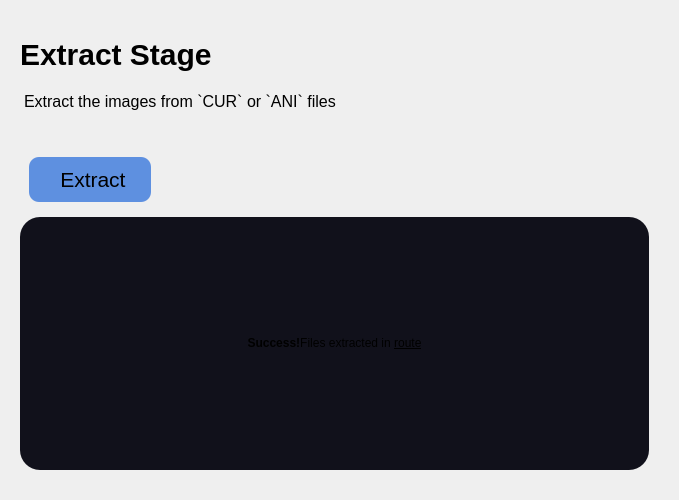
<?xml version="1.0" encoding="UTF-8"?>
<ui version="4.0">
 <class>ExtractStageScreen</class>
 <widget class="QWidget" name="ExtractStageScreen">
  <property name="geometry">
   <rect>
    <x>0</x>
    <y>0</y>
    <width>679</width>
    <height>500</height>
   </rect>
  </property>
  <property name="windowTitle">
   <string>Form</string>
  </property>
  <layout class="QHBoxLayout" name="horizontalLayout">
   <property name="spacing">
    <number>0</number>
   </property>
   <property name="leftMargin">
    <number>0</number>
   </property>
   <property name="topMargin">
    <number>0</number>
   </property>
   <property name="rightMargin">
    <number>0</number>
   </property>
   <property name="bottomMargin">
    <number>0</number>
   </property>
   <item>
    <widget class="QWidget" name="Container" native="true">
     <layout class="QVBoxLayout" name="verticalLayout" stretch="1,1,1,4">
      <property name="leftMargin">
       <number>20</number>
      </property>
      <property name="rightMargin">
       <number>30</number>
      </property>
      <property name="bottomMargin">
       <number>30</number>
      </property>
      <item>
       <widget class="QLabel" name="label">
        <property name="styleSheet">
         <string notr="true">QLabel{
	font-size: 30px;
	font-weight: bold;
}</string>
        </property>
        <property name="text">
         <string>Extract Stage</string>
        </property>
        <property name="alignment">
         <set>Qt::AlignmentFlag::AlignBottom|Qt::AlignmentFlag::AlignLeading|Qt::AlignmentFlag::AlignLeft</set>
        </property>
       </widget>
      </item>
      <item>
       <widget class="QLabel" name="label_2">
        <property name="styleSheet">
         <string notr="true">QLabel{
	padding-top: 10px;
	font-size: 16px;
}</string>
        </property>
        <property name="text">
         <string>Extract the images from `CUR` or `ANI` files</string>
        </property>
        <property name="textFormat">
         <enum>Qt::TextFormat::MarkdownText</enum>
        </property>
        <property name="alignment">
         <set>Qt::AlignmentFlag::AlignLeading|Qt::AlignmentFlag::AlignLeft|Qt::AlignmentFlag::AlignTop</set>
        </property>
       </widget>
      </item>
      <item>
       <widget class="QWidget" name="widget" native="true">
        <layout class="QHBoxLayout" name="horizontalLayout_2" stretch="2,2,5">
         <property name="topMargin">
          <number>0</number>
         </property>
         <property name="bottomMargin">
          <number>0</number>
         </property>
         <item>
          <widget class="QPushButton" name="ExtractButton">
           <property name="sizePolicy">
            <sizepolicy hsizetype="Maximum" vsizetype="Maximum">
             <horstretch>0</horstretch>
             <verstretch>0</verstretch>
            </sizepolicy>
           </property>
           <property name="styleSheet">
            <string notr="true">QPushButton#ExtractButton{
	background-color: rgb(94, 144, 224);
	font-size: 16pt;
	border-radius:10px;
	padding: 10px 25px 10px 25px;
}
QPushButton#ExtractButton:hover{
	background-color: rgb(146, 181, 237);
}
QPushButton#ExtractButton:pressed{
	background-color: rgb(43, 78, 134)
}
QPushButton#ExtractButton:disabled{
	color: #ffffff;
	background-color: rgb(43, 78, 134);
}</string>
           </property>
           <property name="text">
            <string> Extract</string>
           </property>
           <property name="icon">
            <iconset resource="../../../assets/assets.qrc">
             <normaloff>:/icons/scan:white</normaloff>:/icons/scan:white</iconset>
           </property>
          </widget>
         </item>
         <item>
          <widget class="QLabel" name="CountCursorLabel">
           <property name="styleSheet">
            <string notr="true">QLabel{
	background: transparent;
	color: #fff;
	font-size: 12pt;
	padding-left: 10px;
}</string>
           </property>
           <property name="text">
            <string/>
           </property>
          </widget>
         </item>
         <item>
          <spacer name="horizontalSpacer">
           <property name="orientation">
            <enum>Qt::Orientation::Horizontal</enum>
           </property>
           <property name="sizeHint" stdset="0">
            <size>
             <width>477</width>
             <height>20</height>
            </size>
           </property>
          </spacer>
         </item>
        </layout>
       </widget>
      </item>
      <item>
       <widget class="QWidget" name="widget_2" native="true">
        <property name="styleSheet">
         <string notr="true">QWidget{
	background-color: rgb(17, 17, 27);
	border-radius: 20px;
}</string>
        </property>
        <layout class="QVBoxLayout" name="verticalLayout_2">
         <property name="spacing">
          <number>0</number>
         </property>
         <property name="leftMargin">
          <number>20</number>
         </property>
         <property name="topMargin">
          <number>20</number>
         </property>
         <property name="rightMargin">
          <number>20</number>
         </property>
         <property name="bottomMargin">
          <number>20</number>
         </property>
         <item>
          <widget class="QLabel" name="ResultLabel">
           <property name="text">
            <string>&lt;html&gt;&lt;head/&gt;&lt;body&gt;&lt;p&gt;&lt;span style=&quot; font-weight:700;&quot;&gt;Success!&lt;/span&gt;&lt;span style=&quot; font-weight:400;&quot;&gt;Files extracted in &lt;/span&gt;&lt;span style=&quot; font-weight:400; text-decoration: underline;&quot;&gt;route&lt;/span&gt;&lt;/p&gt;&lt;/body&gt;&lt;/html&gt;</string>
           </property>
           <property name="textFormat">
            <enum>Qt::TextFormat::RichText</enum>
           </property>
           <property name="alignment">
            <set>Qt::AlignmentFlag::AlignCenter</set>
           </property>
          </widget>
         </item>
        </layout>
       </widget>
      </item>
     </layout>
    </widget>
   </item>
  </layout>
 </widget>
 <resources>
  <include location="../../../assets/assets.qrc"/>
 </resources>
 <connections/>
</ui>
